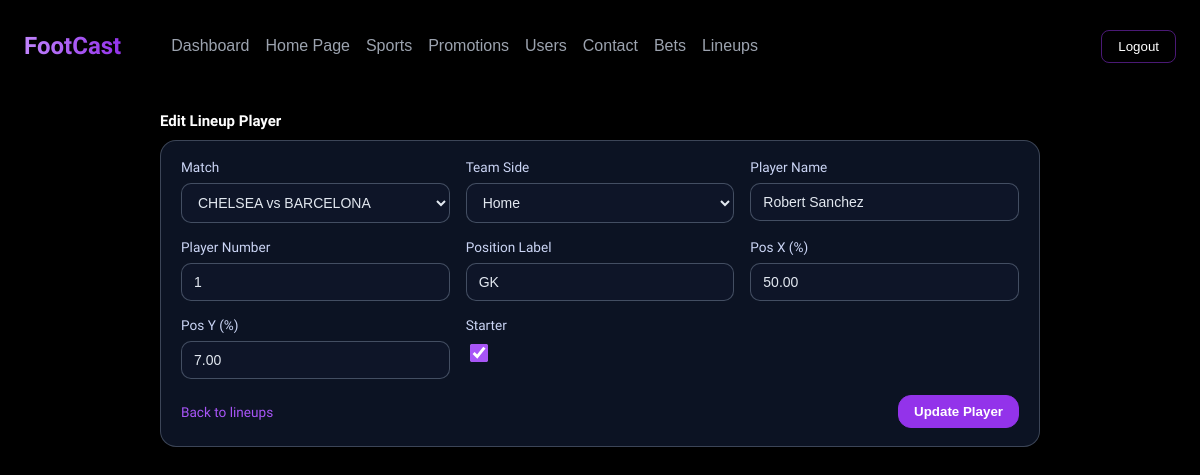
Page /admin-dashboard/edit/edit_lineup_players.php?id=1&match_id=1 (signed in) on the committed database.
### tables this page shows
CREATE TABLE `lineup_players` (
  `id` int(11) NOT NULL,
  `lineup_match_id` int(11) NOT NULL,
  `team_side` enum('home','away') NOT NULL,
  `player_name` varchar(100) NOT NULL,
  `player_number` int(11) DEFAULT NULL,
  `position_label` varchar(20) DEFAULT NULL,
  `pos_x` decimal(5,2) DEFAULT NULL,
  `pos_y` decimal(5,2) DEFAULT NULL,
  `is_starter` tinyint(1) NOT NULL DEFAULT 1,
  `created_at` timestamp NOT NULL DEFAULT current_timestamp()
);

### admin-dashboard/edit/edit_lineup_players.php (the view, shortened to what this page needs)
<?php
    $db = footcast_db();
    $playerId = isset($_GET['id']) ? (int) $_GET['id'] : 0;
    $errors = [];
    $selectedMatchId = isset($_GET['match_id']) ? (int) $_GET['match_id'] : 0;
    $lineups = [];
    $stmtList = $db->prepare(
        'SELECT id, home_team, away_team
        FROM lineup_matches
        ORDER BY match_date DESC'
    );
    if ($stmtList) {
        $stmtList->execute();
        $result = $stmtList->get_result();
        if ($result) {
            while ($row = $result->fetch_assoc()) {
                $lineups[] = $row;
            }
        }
    }
    $player = null;
    if (empty($errors)) {
        $stmtPlayer = $db->prepare(
            'SELECT id, lineup_match_id, team_side, player_name, player_number, position_label, pos_x, pos_y, is_starter
            FROM lineup_players
            WHERE id = ?
            LIMIT 1'
        );
        if ($stmtPlayer) {
            $stmtPlayer->bind_param('i', $playerId);
            $stmtPlayer->execute();
            $result = $stmtPlayer->get_result();
            $player = $result ? $result->fetch_assoc() : null;
        }
    }
    if ($player && empty($errors)) {
        $stmtPlayer = $db->prepare(
            'SELECT id, lineup_match_id, team_side, player_name, player_number, position_label, pos_x, pos_y, is_starter
            FROM lineup_players
            WHERE id = ?
            LIMIT 1'
        );
        if ($stmtPlayer) {
            $stmtPlayer->bind_param('i', $playerId);
            $stmtPlayer->execute();
            $result = $stmtPlayer->get_result();
            $player = $result ? $result->fetch_assoc() : $player;
        }
    }
    function renderMatchOptions(array $lineups, int $selectedId): string
    {
        $options = '';
        foreach ($lineups as $row) {
            $id = (int) $row['id'];
            $label = $row['home_team'] . ' vs ' . $row['away_team'];
            $selected = $id === $selectedId ? ' selected' : '';
            $options .= '<option value="' . htmlspecialchars((string) $id, ENT_QUOTES, 'UTF-8') . '"' . $selected . '>'
                . htmlspecialchars($label, ENT_QUOTES, 'UTF-8')
                . '</option>';
        }
        return $options;
    }
?>
<!DOCTYPE html>
<html lang="en">
<head>
    <link rel="stylesheet" href="../../assets/css/style.css">
    <link rel="stylesheet" href="../assets/css/admin.css">
    <link rel="stylesheet" href="../assets/css/lineups.css">
</head>
<body>
    <?php include("../assets/php/header.php"); ?>
    <main class="admin-main">
        <section class="admin-section admin-section-active">
            <div class="admin-form-center">
                <div class="admin-section-header">
                    <div>
                        <h2>Edit Lineup Player</h2>
                    </div>
                </div>
                <?php if ($player): ?>
                    <form class="admin-form" method="post" action="">
                        <div class="admin-form-grid">
                            <label class="admin-form-row">
                                <span>Match</span>
                                <select class="admin-select" name="lineup_match_id" required>
                                    <?php echo renderMatchOptions($lineups, (int) ($player['lineup_match_id'] ?? $selectedMatchId)); ?>
                                </select>
                            </label>
                            <label class="admin-form-row">
                                <span>Team Side</span>
                                <select class="admin-select" name="team_side">
                                    <option value="home" <?php echo ($player['team_side'] ?? 'home') === 'home' ? 'selected' : ''; ?>>Home</option>
                                </select>
                            </label>
                            <label class="admin-form-row">
                                <span>Player Name</span>
                                <input class="admin-input" type="text" name="player_name" value="<?php echo htmlspecialchars($player['player_name'] ?? '', ENT_QUOTES, 'UTF-8'); ?>" required>
                            </label>
                            <label class="admin-form-row">
                                <span>Player Number</span>
                                <input class="admin-input" type="number" name="player_number" value="<?php echo htmlspecialchars((string) ($player['player_number'] ?? ''), ENT_QUOTES, 'UTF-8'); ?>">
                            </label>
                            <label class="admin-form-row">
                                <span>Position Label</span>
                                <input class="admin-input" type="text" name="position_label" value="<?php echo htmlspecialchars($player['position_label'] ?? '', ENT_QUOTES, 'UTF-8'); ?>">
                            </label>
                            <label class="admin-form-row">
                                <span>Pos X (%)</span>
                                <input class="admin-input" type="number" step="0.1" name="pos_x" value="<?php echo htmlspecialchars((string) ($player['pos_x'] ?? ''), ENT_QUOTES, 'UTF-8'); ?>">
                            </label>
                            <label class="admin-form-row">
                                <span>Pos Y (%)</span>
                                <input class="admin-input" type="number" step="0.1" name="pos_y" value="<?php echo htmlspecialchars((string) ($player['pos_y'] ?? ''), ENT_QUOTES, 'UTF-8'); ?>">
                            </label>
                            <label class="admin-form-row">
                                <span>Starter</span>
                                <input class="admin-checkbox" type="checkbox" name="is_starter" value="1" <?php echo (int) ($player['is_starter'] ?? 0) === 1 ? 'checked' : ''; ?>>
                            </label>
                        </div>
                        <div class="admin-form-actions">
                            <a class="admin-link" href="../lineups.php?match_id=<?php echo (int) $selectedMatchId; ?>&section=players">Back to lineups</a>
                            <button class="admin-btn admin-btn-primary" type="submit">Update Player</button>
                        </div>
                    </form>
                <?php endif; ?>
            </div>
        </section>
    </main>
</body>
</html>

### assets/css/style.css (style rules this page uses)
* { box-sizing: border-box; }
body { margin: 0; font-family: "Krona One", sans-serif; background: #000; color: #fff; padding-top: 80px; overflow-x: hidden; -webkit-font-smoothing: antialiased; -moz-osx-font-smoothing: grayscale; }
h1,h2,h3,h4,h5,h6 { font-family: "Krona One", sans-serif; }

### admin-dashboard/assets/css/admin.css (style rules this page uses)
body { background: black; min-height: 100vh; margin: 0; }
.admin-main { margin: 32px auto 40px; padding: 0 20px 40px; max-width: 1700px; }
.admin-section { display: none; margin-top: 12px; }
.admin-section-active { display: block; }
.admin-section-header { display: flex; justify-content: space-between; align-items: flex-end; margin-bottom: 12px; }
.admin-section-header h2 { margin: 0 0 4px; font-size: 17.6px; }
.admin-link { color: #a855f7; text-decoration: none; font-size: 13.6px; }
.admin-btn-primary { background:#9333ea; color: white; padding: 8px 15px; border: 1px solid #9333ea; border-radius: 13px; font-weight: 600; }

### admin-dashboard/assets/css/lineups.css (style rules this page uses)
.admin-main { margin: 32px auto 40px; padding: 0 20px 40px; max-width: 1700px; }
.admin-section { display: none; margin-top: 12px; }
.admin-section-active { display: block; }
.admin-section-header { display: flex; justify-content: space-between; align-items: flex-end; margin-bottom: 8px; }
.admin-section-header h2 { margin: 0 0 2px; font-size: 15px; }
.admin-form-center { max-width: 880px; margin: 0 auto; }
.admin-form-center .admin-section-header { justify-content: flex-start; }
.admin-form { background: rgba(15, 23, 42, 0.85); border-radius: 16px; border: 1px solid rgba(148, 163, 184, 0.35); padding: 18px 20px; max-width: 880px; margin-bottom: 24px; width: 100%; box-sizing: border-box; }
.admin-form-grid { display: grid; grid-template-columns: repeat(auto-fit, minmax(220px, 1fr)); gap: 16px; margin-bottom: 16px; width: 100%; box-sizing: border-box; }
.admin-form-row { display: flex; flex-direction: column; gap: 8px; font-size: 13.6px; color: #cbd5f5; }
.admin-input, .admin-select { background: rgba(15, 23, 42, 0.9); border: 1px solid rgba(148, 163, 184, 0.4); border-radius: 10px; padding: 10px 12px; color: #e2e8f0; font-size: 14px; width: 100%; box-sizing: border-box; }
.admin-checkbox { width: 18px; height: 18px; accent-color: #a855f7; }
.admin-form-actions { display: flex; justify-content: space-between; align-items: center; gap: 12px; }
.admin-link { color: #a855f7; text-decoration: none; font-size: 13.6px; }

### rows in the picture
lineup_players: team_side "Home", player_name "Robert Sanchez", player_number "1", position_label "GK", pos_x "50.00", pos_y "7.00", is_starter "☑"

### other values in the picture
form field lineup_match_id "CHELSEA vs BARCELONA"
